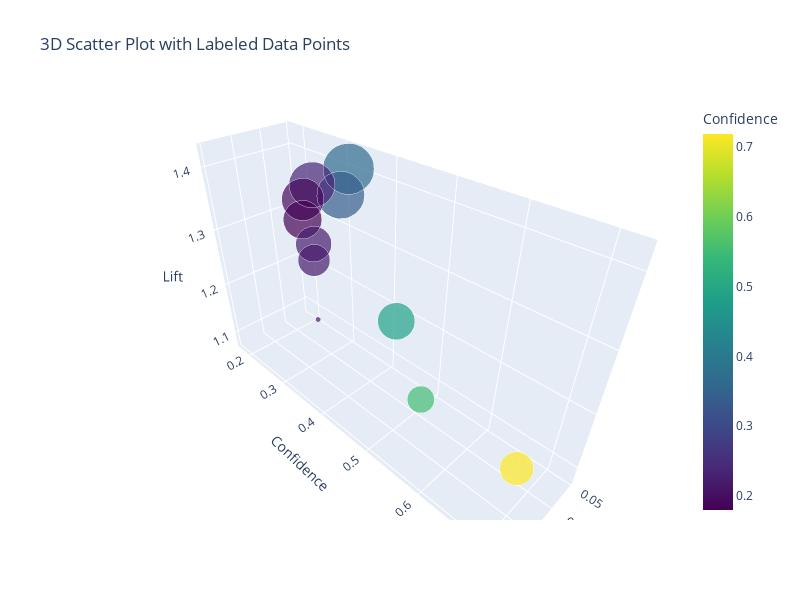

The notebook cell saved with this chart:
### Code cell
fig = px.scatter_3d(df_product, 
                    x='Support', 
                    y='Confidence', 
                    z='Lift',
                    color='Confidence',
                    color_continuous_scale='viridis',
                    size='Scaled_Lift',
                    size_max=50,
                    hover_data=['product_name_lhs', 'product_name_rhs'],
                    labels={'Support': 'Support', 
                            'Confidence': 'Confidence', 
                            'Lift': 'Lift'},
                    title='3D Scatter Plot with Labeled Data Points',
                    animation_frame=None)

fig.update_layout(height=600, width=800)
fig.show()
generate_output(str(pd.concat(
    [df_product[['product_name_lhs','product_name_rhs','Support','Confidence','Lift']].sort_values(by = 'Lift', ascending = False).iloc[0:2,:],
    df_product[['product_name_lhs','product_name_rhs','Support','Confidence','Lift']].sort_values(by = 'Confidence', ascending = False).iloc[0:1,:]],
    axis = 0
).drop_duplicates()))

### Figure 1 — Plotly figure (JSON) as saved in the notebook; plotly's stock layout.template omitted (floating-point values rounded to 4 significant figures)
{"data": [{"customdata": [["yogurt", "milk"], ["yogurt", "packaged cheese"], ["yogurt", "bread"], ["yogurt", "eggs"], ["yogurt", "refrigerated"], ["yogurt", "packaged vegetables fruits"], ["yogurt", "soy lactosefree"], ["yogurt", "fresh fruits"], ["yogurt", "chips pretzels"], ["yogurt", "fresh vegetables"], ["yogurt", "water seltzer sparkling water"]], "hovertemplate": "Support=%{x}<br>Confidence=%{marker.color}<br>Lift=%{z}<br>Scaled_Lift=%{marker.size}<br>product_name_lhs=%{customdata[0]}<br>product_name_rhs=%{customdata[1]}<extra></extra>", "legendgroup": "", "marker": {"color": [0.3653, 0.3379, 0.236, 0.1905, 0.1801, 0.4882, 0.2221, 0.7185, 0.2175, 0.5522, 0.2145], "coloraxis": "coloraxis", "size": [100, 86.72, 80.63, 68.66, 56.75, 52.66, 48.76, 43.69, 38.91, 28.14, 1], "sizemode": "area", "sizeref": 0.04, "symbol": "circle"}, "mode": "markers", "name": "", "scene": "scene", "showlegend": false, "type": "scatter3d", "x": [0.1021, 0.09446, 0.06599, 0.05325, 0.05034, 0.1365, 0.0621, 0.2008, 0.0608, 0.1544, 0.05995], "y": [0.3653, 0.3379, 0.236, 0.1905, 0.1801, 0.4882, 0.2221, 0.7185, 0.2175, 0.5522, 0.2145], "z": [1.423, 1.377, 1.356, 1.314, 1.273, 1.258, 1.245, 1.227, 1.211, 1.173, 1.079]}], "layout": {"coloraxis": {"colorbar": {"title": {"text": "Confidence"}}, "colorscale": [[0, "#440154"], [0.1111, "#482878"], [0.2222, "#3e4989"], [0.3333, "#31688e"], [0.4444, "#26828e"], [0.5556, "#1f9e89"], [0.6667, "#35b779"], [0.7778, "#6ece58"], [0.8889, "#b5de2b"], [1, "#fde725"]]}, "height": 600, "legend": {"itemsizing": "constant", "tracegroupgap": 0}, "scene": {"domain": {"x": [0, 1], "y": [0, 1]}, "xaxis": {"title": {"text": "Support"}}, "yaxis": {"title": {"text": "Confidence"}}, "zaxis": {"title": {"text": "Lift"}}}, "title": {"text": "3D Scatter Plot with Labeled Data Points"}, "width": 800}}
